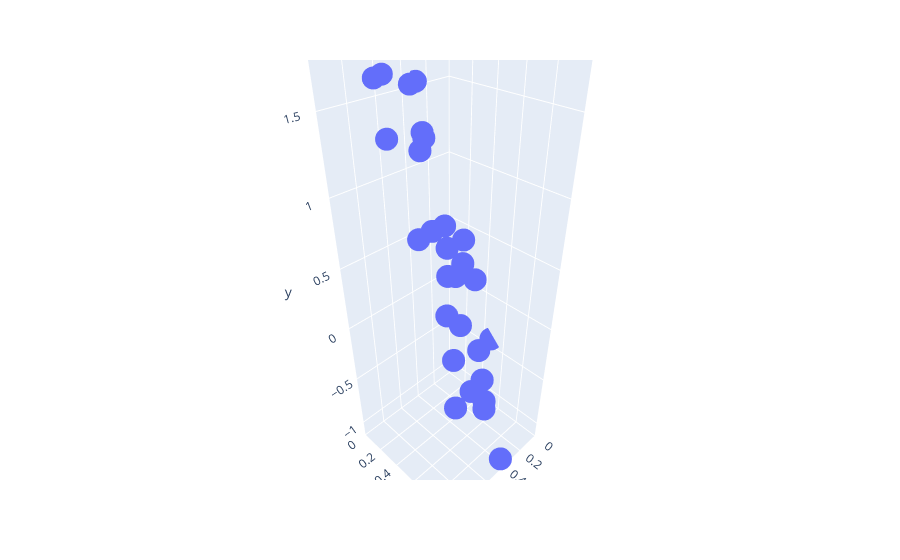

The notebook cell saved with this chart:
### Code cell
df = pd.DataFrame(np.array([x[:, 0], x[:, 1], y]).T, columns=['x1', 'x2', 'y'])
fig = px.scatter_3d(df, x='x1', y='x2', z='y')

fig.update_layout(scene = dict(
                        xaxis=dict(
                            nticks=10, range=[0, 1]
                            ), 
                        yaxis=dict(
                            nticks=10, range=[0, 1]
                            ),
                        )
                  )
fig.show()

### Figure 1 — Plotly figure (JSON) as saved in the notebook; plotly's stock layout.template omitted (floating-point values rounded to 4 significant figures)
{"data": [{"hovertemplate": "x1=%{x}<br>x2=%{y}<br>y=%{z}<extra></extra>", "legendgroup": "", "marker": {"color": "#636efa", "symbol": "circle"}, "mode": "markers", "name": "", "scene": "scene", "showlegend": false, "type": "scatter3d", "x": [0.3299, 0.4288, 0.9372, 0.418, 0.9369, 0.6302, 0.4311, 0.4127, 0.4734, 0.4403, 0.5671, 0.3422, 0.1258, 0.4656, 0.5595, 0.517, 0.8626, 0.6544, 0.4163, 0.5101, 0.4101, 0.8951, 0.8703, 0.7958, 0.7648, 0.8356, 0.252, 0.07489, 0.01753, 0.7277], "y": [0.04062, 0.9735, 0.9742, 0.3673, 0.2705, 0.4773, 0.1032, 0.7372, 0.8154, 0.4886, 0.5424, 0.6328, 0.2638, 0.437, 0.6508, 0.2683, 0.3397, 0.846, 0.1812, 0.848, 0.1879, 0.4484, 0.2894, 0.8186, 0.278, 0.5877, 0.3769, 0.341, 0.4816, 0.6942], "z": [1.538, -1.063, -0.04811, 0.7342, 2.062, 0.8286, 1.553, -0.3861, -0.4994, 0.4148, 0.5069, -0.2139, 0.4602, 0.6204, 0.1667, 1.229, 1.706, -0.2294, 1.289, -0.5238, 1.256, 1.445, 1.872, 0.1358, 1.695, 0.9079, 0.3732, 0.1266, -0.4097, 0.3729]}], "layout": {"legend": {"tracegroupgap": 0}, "margin": {"t": 60}, "scene": {"domain": {"x": [0, 1], "y": [0, 1]}, "xaxis": {"nticks": 10, "range": [0, 1], "title": {"text": "x1"}}, "yaxis": {"nticks": 10, "range": [0, 1], "title": {"text": "x2"}}, "zaxis": {"title": {"text": "y"}}}}}
